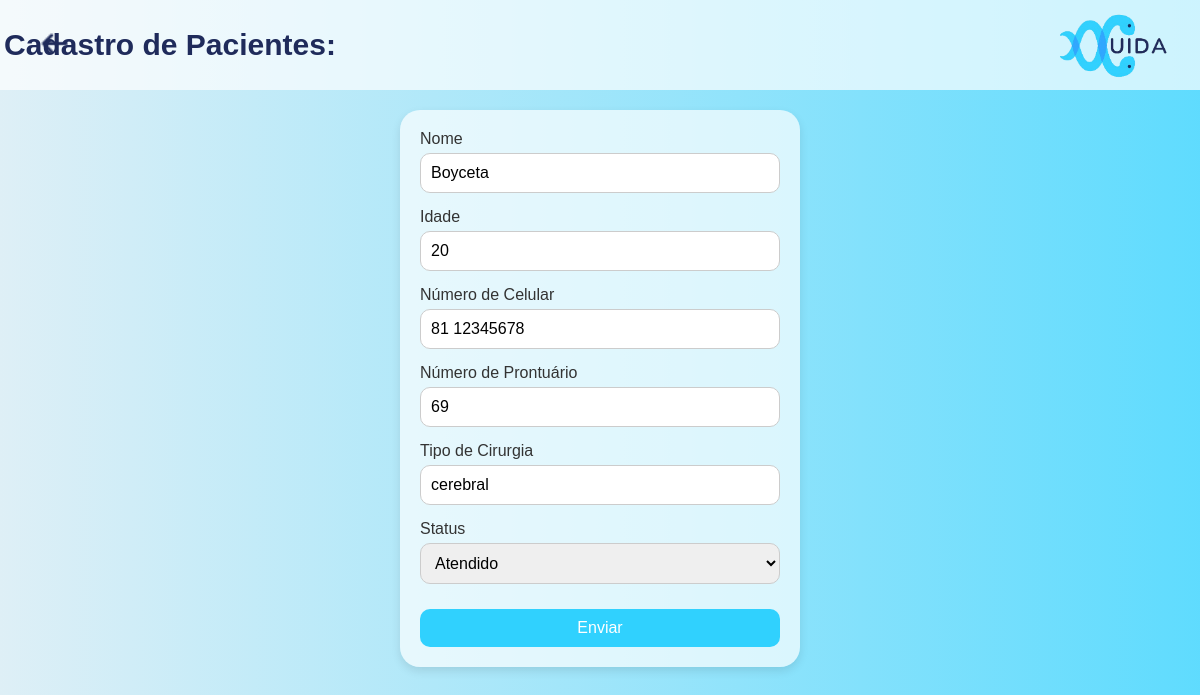
Page /update/1/ (signed in) on the committed database.
### app_cuida/models.py (models this page shows, shortened)
class Paciente(models.Model):
    ATENDIDO = 'Atendido'
    NAO_ATENDIDO = 'Não atendido'
    STATUS_CHOICES = [
        (ATENDIDO, 'Atendido'),
        (NAO_ATENDIDO, 'Não Atendido'),
    ]
    id_paciente = models.AutoField(primary_key=True)
    nome = models.CharField(max_length=25, null=True, blank=True)
    idade = models.IntegerField(null=True, blank=True)
    numero_celular = models.CharField(max_length=15, null=True, blank=True)
    numero_prontuario = models.CharField(max_length=15, null=True, blank=True)
    tipo_cirurgia = models.CharField(max_length=15, null=True, blank=True)
    status = models.CharField(
        max_length=12,
        choices=STATUS_CHOICES,
        default=NAO_ATENDIDO
    )

### app_cuida/views.py (the view, shortened to what this page needs)
# urls.py: path('update/<int:id_paciente>/', views.update, name='update_paciente'),
@login_required(login_url='login')
def update(request, id_paciente):
    paciente = Paciente.objects.filter(id_paciente=id_paciente).first()
    context = {
        'paciente': paciente
    }
    return render(request, 'cadastro/form.html', context)

### app_cuida/templates/cadastro/form.html (shortened to what this page needs)
<!DOCTYPE html>
<html lang="en">
<head>
  {% load static %}
  <link rel="stylesheet" href="{% static 'css/form.css' %}">
</head>
<body>
  <header>
    <nav class="navbar">
      <a href="{% url 'home' %}">
        <img src="{% static 'image/seta.PNG' %}" class="back">
      </a>
      <h1>Cadastro de Pacientes:</h1>
      <img src="{% static 'image/IMG_0211C.PNG' %}" class="logo">
    </nav>
  </header>
  <main>
    <form action="." method="post" onsubmit="return validateForm()">
      <div class="form-group">
        <label for="nome">Nome</label>
        <input type="text" id="nome" name="nome" class="form-control" value="{{paciente.nome}}">
      </div>
      <div class="form-group">
        <label for="idade">Idade</label>
        <input type="number" id="idade" name="idade" class="form-control" value="{{paciente.idade}}">
      </div>
      <div class="form-group">
        <label for="numero_celular">Número de Celular</label>
        <input type="text" id="numero_celular" name="numero_celular" class="form-control" value="{{paciente.numero_celular}}">
      </div>
      <div class="form-group">
        <label for="numero_prontuario">Número de Prontuário</label>
        <input type="text" id="numero_prontuario" name="numero_prontuario" class="form-control" value="{{paciente.numero_prontuario}}">
      </div>
      <div class="form-group">
        <label for="tipo_cirurgia">Tipo de Cirurgia</label>
        <input type="text" id="tipo_cirurgia" name="tipo_cirurgia" class="form-control" value="{{paciente.tipo_cirurgia}}">
      </div>
      <div class="form-group">
        <label for="status">Status</label>
        <select id="status" name="status" class="form-control" value="{{paciente.status}}">
          <option value="ATENDIDO">Atendido</option>
        </select>
      </div>
      <button type="submit" class="btn btn-primary">Enviar</button>
    </form>
  </main>
</body>
</html>

### app_cuida/static/css/form.css (style rules this page uses)
* { margin: 0; padding: 0; box-sizing: border-box; font-family: sans-serif; }
body { min-height: 100vh; display: flex; flex-direction: column; align-items: center; background: linear-gradient(to right, #cbe6f1a2, #30d1fec5); margin: 0; }
header { width: 100%; background-color: #ffffffaf; margin-top: 0px; padding: 10px 0; }
.navbar { width: 100vw; height: 70px; background-color: transparent; padding: 0.8rem 2rem; display: flex; justify-content: space-between; align-items: center; }
.navbar h1 { color: #1f2b5b; font-size: 30px; margin-left: -790px; }
img.logo { height: 65px; width: 110px; }
img.back { width: 35px; cursor: pointer; margin-left: 5px; }
main { width: 100%; display: flex; justify-content: center; align-items: center; padding: 20px; }
form { width: 400px; background-color: #ffffffaf; padding: 20px; border-radius: 20px; box-shadow: 0px 4px 10px rgba(0, 0, 0, 0.1); display: flex; flex-direction: column; gap: 15px; }
.form-group { display: flex; flex-direction: column; }
label { margin-bottom: 5px; font-size: 16px; color: #333; }
input, select { padding: 10px; border: 1px solid #ccc; border-radius: 10px; font-size: 16px; }
button[type="submit"] { padding: 10px; background-color: #30d1fe; border: none; color: white; font-size: 16px; border-radius: 10px; cursor: pointer; margin-top: 10px; transition: background-color 0.3s ease; }

### rows in the picture
Paciente: nome "Boyceta", idade "20", numero_celular "81 12345678", numero_prontuario "69", tipo_cirurgia "cerebral", status "Atendido"
